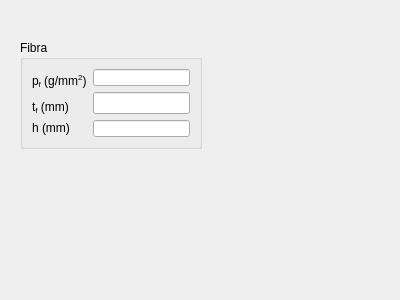
<?xml version="1.0" encoding="UTF-8"?>
<ui version="4.0">
 <class>SectionFRPGUI</class>
 <widget class="QWidget" name="SectionFRPGUI">
  <property name="geometry">
   <rect>
    <x>0</x>
    <y>0</y>
    <width>400</width>
    <height>300</height>
   </rect>
  </property>
  <property name="windowTitle">
   <string>Form</string>
  </property>
  <widget class="QGroupBox" name="groupBox">
   <property name="geometry">
    <rect>
     <x>20</x>
     <y>40</y>
     <width>182</width>
     <height>109</height>
    </rect>
   </property>
   <property name="title">
    <string>Fibra</string>
   </property>
   <layout class="QGridLayout" name="gridLayout">
    <item row="0" column="0" rowspan="2">
     <widget class="QLabel" name="pfLabel">
      <property name="text">
       <string>&lt;!DOCTYPE HTML PUBLIC &quot;-//W3C//DTD HTML 4.0//EN&quot; &quot;http://www.w3.org/TR/REC-html40/strict.dtd&quot;&gt;
&lt;html&gt;&lt;head&gt;&lt;meta name=&quot;qrichtext&quot; content=&quot;1&quot; /&gt;&lt;/head&gt;
&lt;body&gt;
p&lt;span style=&quot; vertical-align:sub;&quot;&gt;f&lt;/span&gt; (g/mm&lt;span style=&quot; vertical-align:super;&quot;&gt;2&lt;/span&gt;)
&lt;/body&gt;
&lt;/html&gt;</string>
      </property>
     </widget>
    </item>
    <item row="0" column="1">
     <widget class="QLineEdit" name="pfLineEdit"/>
    </item>
    <item row="1" column="1" rowspan="2">
     <widget class="QLineEdit" name="tfLineEdit"/>
    </item>
    <item row="2" column="0">
     <widget class="QLabel" name="tfLabel">
      <property name="text">
       <string>&lt;!DOCTYPE HTML PUBLIC &quot;-//W3C//DTD HTML 4.0//EN&quot; &quot;http://www.w3.org/TR/REC-html40/strict.dtd&quot;&gt;
&lt;html&gt;&lt;head&gt;&lt;meta name=&quot;qrichtext&quot; content=&quot;1&quot; /&gt;&lt;/head&gt;
&lt;body&gt;
t&lt;span style=&quot; vertical-align:sub;&quot;&gt;f&lt;/span&gt; (mm)
&lt;/body&gt;
&lt;/html&gt;</string>
      </property>
     </widget>
    </item>
    <item row="3" column="0">
     <widget class="QLabel" name="hLabel">
      <property name="text">
       <string>&lt;!DOCTYPE HTML PUBLIC &quot;-//W3C//DTD HTML 4.0//EN&quot; &quot;http://www.w3.org/TR/REC-html40/strict.dtd&quot;&gt;
&lt;html&gt;&lt;head&gt;&lt;meta name=&quot;qrichtext&quot; content=&quot;1&quot; /&gt;&lt;/head&gt;
&lt;body&gt;
h (mm)
&lt;/body&gt;
&lt;/html&gt;</string>
      </property>
     </widget>
    </item>
    <item row="3" column="1">
     <widget class="QLineEdit" name="hLineEdit"/>
    </item>
   </layout>
  </widget>
 </widget>
 <resources/>
 <connections/>
</ui>
